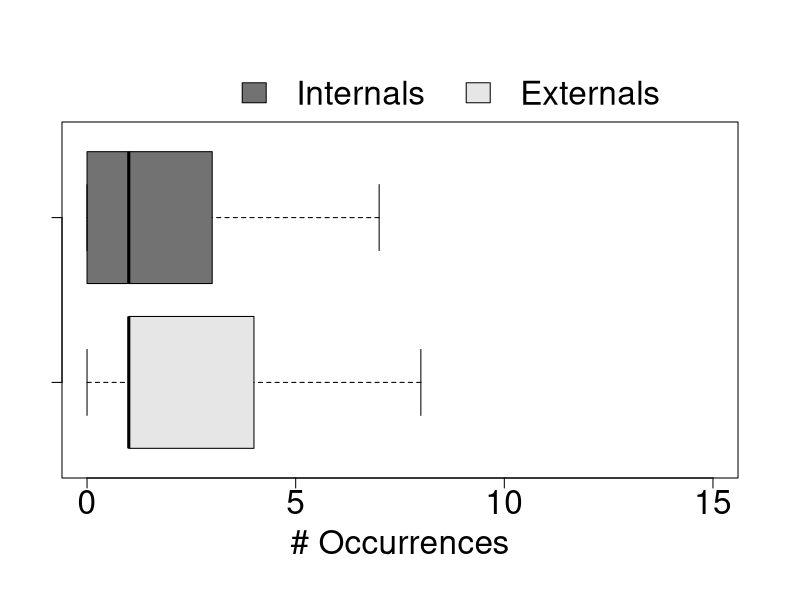
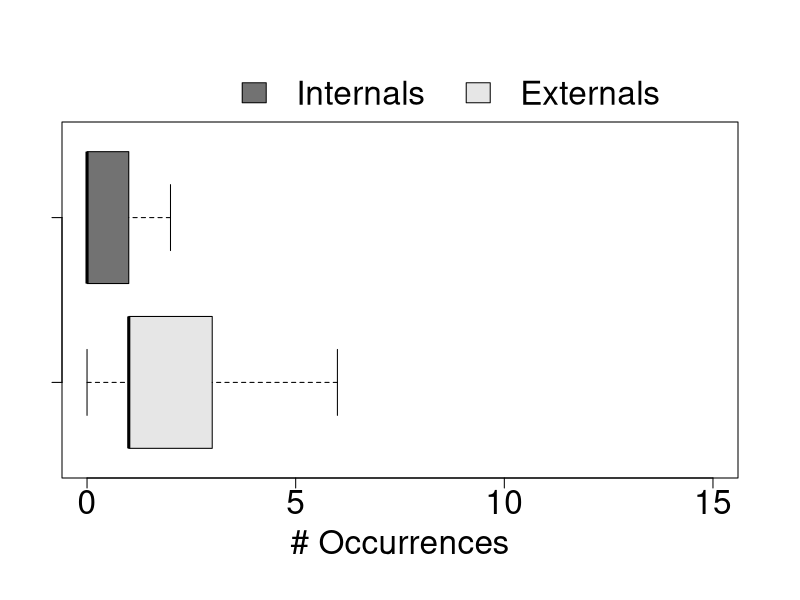
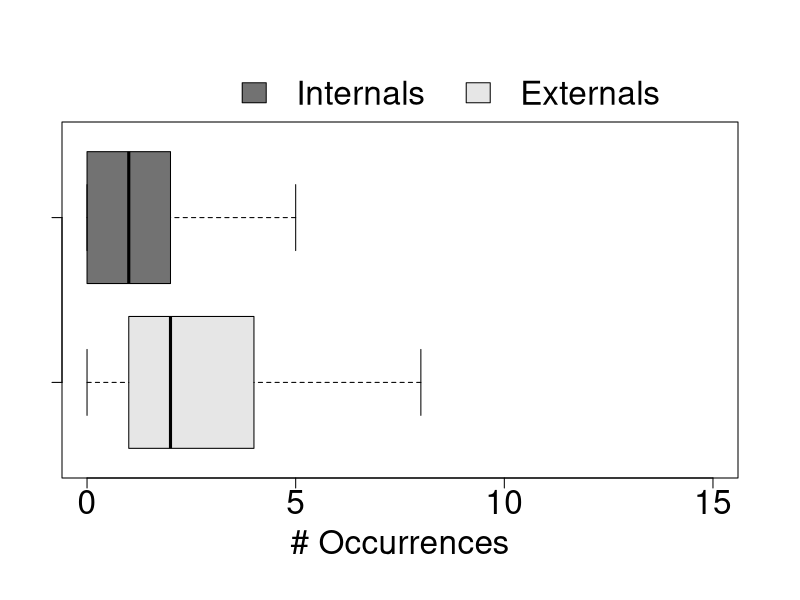
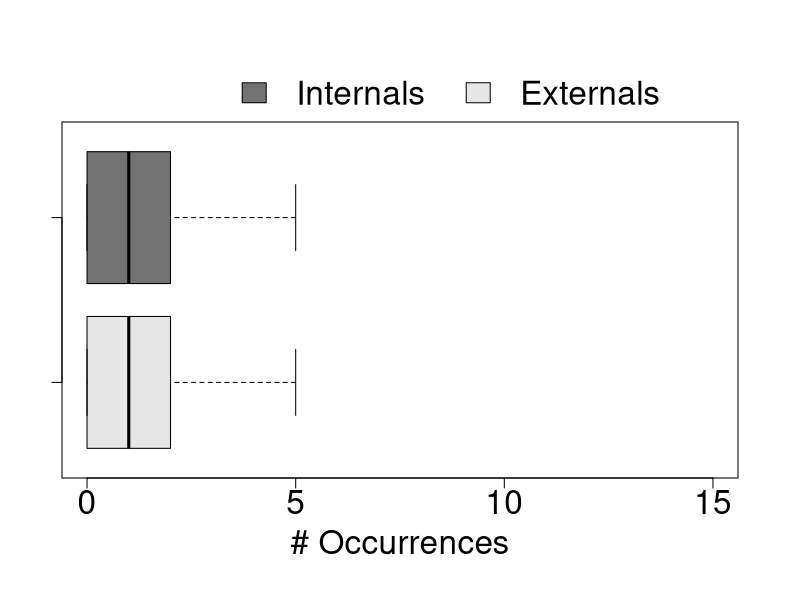
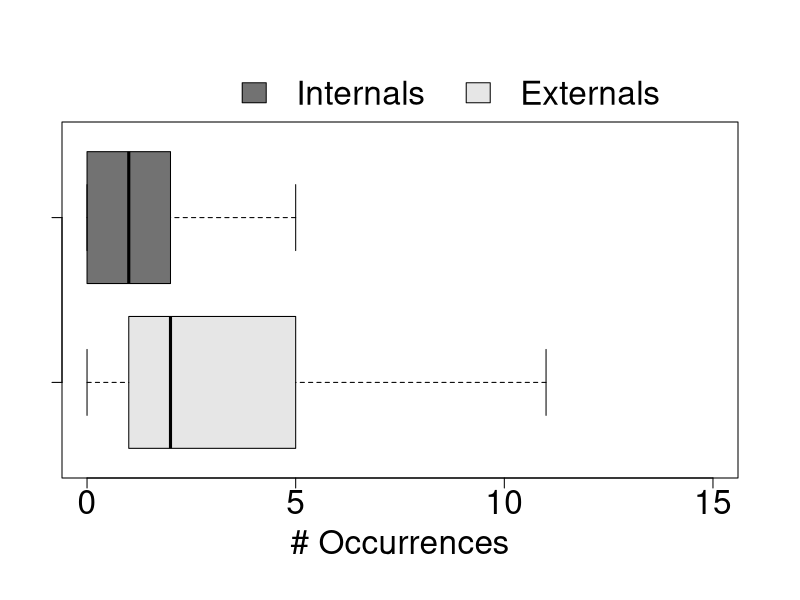

Write the R code that produced these figures, in order.
# install.packages("reshape2")
# install.packages("scales")
library(reshape2)
library(scales)
library(plyr)
par(xpd=TRUE)

# Image: 880 x 500

setwd("/home/fronchetti/Documentos/jbcs") # Working directory

pulls_summary <- read.csv("Dataset/atom/merged_pull_requests_summary.csv", colClasses=c(NA, NA, NA, NA, NA, NA, "Date", NA, NA, NA, NA, NA))
internals <- subset(pulls_summary, user_type == "Internals")
externals <- subset(pulls_summary, user_type == "Externals")
mar.default <- c(4,1,4,1) + 0.1
par(mar = mar.default + c(2, 2, 2, 2)) 
boxplot(externals$number_of_comments, internals$number_of_comments, ylim=c(0, 15), xlab="# Occurrences", las = 1, outline = FALSE, cex.lab=2, cex.axis = 2, horizontal = TRUE, margin = list(l = 10, r = 10, b = 0, t = 0), col=(c("#E6E6E6", "#727272")))
legend(3, 3, c("Internals", "Externals"), col=c("#727272", "#E6E6E6"), ncol=2, cex=2, bty = "n", fill = c("#727272", "#E6E6E6"))

pulls_summary <- read.csv("Dataset/electron/merged_pull_requests_summary.csv", colClasses=c(NA, NA, NA, NA, NA, NA, "Date", NA, NA, NA, NA, NA))
internals <- subset(pulls_summary, user_type == "Internals")
externals <- subset(pulls_summary, user_type == "Externals")
mar.default <- c(4,1,4,1) + 0.1
par(mar = mar.default + c(2, 2, 2, 2)) 
boxplot(externals$number_of_comments, internals$number_of_comments, ylim=c(0, 15), xlab="# Occurrences", las = 1, outline = FALSE, cex.lab=2, cex.axis = 2, horizontal = TRUE, margin = list(l = 10, r = 10, b = 0, t = 0), col=(c("#E6E6E6", "#727272")))
legend(3, 3, c("Internals", "Externals"), col=c("#727272", "#E6E6E6"), ncol=2, cex=2, bty = "n", fill = c("#727272", "#E6E6E6"))

pulls_summary <- read.csv("Dataset/git-lfs/merged_pull_requests_summary.csv", colClasses=c(NA, NA, NA, NA, NA, NA, "Date", NA, NA, NA, NA, NA))
internals <- subset(pulls_summary, user_type == "Internals")
externals <- subset(pulls_summary, user_type == "Externals")
mar.default <- c(4,1,4,1) + 0.1
par(mar = mar.default + c(2, 2, 2, 2)) 
boxplot(externals$number_of_comments, internals$number_of_comments, ylim=c(0, 15), xlab="# Occurrences", las = 1, outline = FALSE, cex.lab=2, cex.axis = 2, horizontal = TRUE, margin = list(l = 10, r = 10, b = 0, t = 0), col=(c("#E6E6E6", "#727272")))
legend(3, 3, c("Internals", "Externals"), col=c("#727272", "#E6E6E6"), ncol=2, cex=2, bty = "n", fill = c("#727272", "#E6E6E6"))

pulls_summary <- read.csv("Dataset/hubot/merged_pull_requests_summary.csv", colClasses=c(NA, NA, NA, NA, NA, NA, "Date", NA, NA, NA, NA, NA))
internals <- subset(pulls_summary, user_type == "Internals")
externals <- subset(pulls_summary, user_type == "Externals")
mar.default <- c(4,1,4,1) + 0.1
par(mar = mar.default + c(2, 2, 2, 2)) 
boxplot(externals$number_of_comments, internals$number_of_comments, ylim=c(0, 15), xlab="# Occurrences", las = 1, outline = FALSE, cex.lab=2, cex.axis = 2, horizontal = TRUE, margin = list(l = 10, r = 10, b = 0, t = 0), col=(c("#E6E6E6", "#727272")))
legend(3, 3, c("Internals", "Externals"), col=c("#727272", "#E6E6E6"), ncol=2, cex=2, bty = "n", fill = c("#727272", "#E6E6E6"))

pulls_summary <- read.csv("Dataset/linguist/merged_pull_requests_summary.csv", colClasses=c(NA, NA, NA, NA, NA, NA, "Date", NA, NA, NA, NA, NA))
internals <- subset(pulls_summary, user_type == "Internals")
externals <- subset(pulls_summary, user_type == "Externals")
mar.default <- c(4,1,4,1) + 0.1
par(mar = mar.default + c(2, 2, 2, 2)) 
boxplot(externals$number_of_comments, internals$number_of_comments, ylim=c(0, 15), xlab="# Occurrences", las = 1, outline = FALSE, cex.lab=2, cex.axis = 2, horizontal = TRUE, margin = list(l = 10, r = 10, b = 0, t = 0), col=(c("#E6E6E6", "#727272")))
legend(3, 3, c("Internals", "Externals"), col=c("#727272", "#E6E6E6"), ncol=2, cex=2, bty = "n", fill = c("#727272", "#E6E6E6"))
